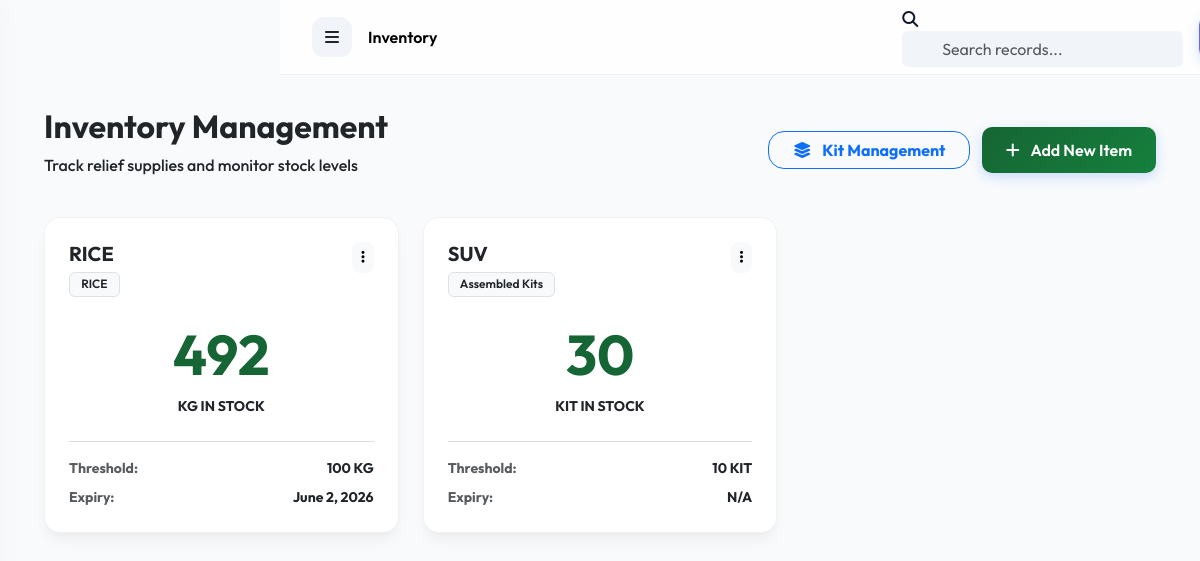
The app's page /inventory/ (signed in) with its own data.
### inventory/models.py (models this page shows, shortened)
class Item(models.Model):
    UNIT_CHOICES = (
        ('PCS', 'Pieces'),
        ('KG', 'Kilograms'),
        ('L', 'Liters'),
        ('BOX', 'Boxes'),
        ('KIT', 'Kits'),
    )
    name = models.CharField(max_length=200)
    description = models.TextField(blank=True)
    category = models.CharField(max_length=100) # e.g., Food, Medicine, Hygiene
    unit = models.CharField(max_length=10, choices=UNIT_CHOICES, default='PCS')
    stock_quantity = models.IntegerField(default=0)
    low_stock_threshold = models.IntegerField(default=10)
    expiry_date = models.DateField(null=True, blank=True)
    batch_number = models.CharField(max_length=100, null=True, blank=True)
    created_at = models.DateTimeField(auto_now_add=True)
    updated_at = models.DateTimeField(auto_now=True)
    @property
    def is_low_stock(self):
        return self.stock_quantity <= self.low_stock_threshold

### inventory/views.py (the view)
# urls.py: path('', views.ItemListView.as_view(), name='list'),
class ItemListView(LoginRequiredMixin, ListView):
    model = Item
    template_name = 'inventory/list.html'
    context_object_name = 'items'

### accounts/models.py (called while the page is built)
    def is_admin(self):
        return self.role == 'ADMIN' or self.is_superuser

### notifications/context_processors.py (called while the page is built)
def notifications_processor(request):
    if request.user.is_authenticated:
        unread_notifications = request.user.notifications.filter(is_read=False)[:5]
        unread_count = request.user.notifications.filter(is_read=False).count()
        return {
            'topbar_notifications': unread_notifications,
            'unread_notifications_count': unread_count
        }
    return {}

### templates/inventory/list.html (shortened to what this page needs)
{% extends 'base.html' %}
{% block content %}
<div class="container-fluid">
    <div class="row mb-4 align-items-center">
        <div class="col-md-6">
            <h2 class="fw-bold text-dark">Inventory Management</h2>
            <p class="text-dark fw-medium">Track relief supplies and monitor stock levels</p>
        </div>
        <div class="col-md-6 text-md-end">
            <a href="{% url 'inventory:kit_list' %}" class="btn btn-outline-primary fw-bold rounded-4 px-4 me-2">
                <i class="fas fa-layer-group me-2"></i> Kit Management
            </a>
            <a href="{% url 'inventory:add' %}" class="btn btn-primary-glass">
                <i class="fas fa-plus me-2 text-white"></i> Add New Item
            </a>
        </div>
    </div>
    <div class="row g-4">
        {% for item in items %}
        <div class="col-md-4">
            <div class="glass-card p-4 h-100">
                <div class="d-flex justify-content-between align-items-start mb-3">
                    <div>
                        <h5 class="fw-bold text-dark mb-1">
                            <a href="{% url 'inventory:detail' item.pk %}" class="text-dark text-decoration-none hover-text-primary transition-all">
                                {{ item.name }}
                            </a>
                        </h5>
                        <span class="badge bg-light text-dark border">{{ item.category }}</span>
                    </div>
                    <div class="d-flex align-items-center gap-2">
                        <div class="dropdown">
                            <button class="btn btn-sm btn-light rounded-3" data-bs-toggle="dropdown">
                                <i class="fas fa-ellipsis-v"></i>
                            </button>
                        </div>
                    </div>
                </div>
                <div class="text-center my-4">
                    <h1 class="display-4 fw-bold text-primary">{{ item.stock_quantity }}</h1>
                    <div class="text-dark small fw-bold text-uppercase">{{ item.unit }} in stock</div>
                </div>
                <div class="border-top border-secondary border-opacity-25 pt-3 mt-3">
                    <div class="d-flex justify-content-between small mb-2">
                        <span class="text-dark opacity-75 fw-bold">Threshold:</span>
                        <span class="text-dark fw-bold">{{ item.low_stock_threshold }} {{ item.unit }}</span>
                    </div>
                    <div class="d-flex justify-content-between small">
                        <span class="text-dark opacity-75 fw-bold">Expiry:</span>
                        <span class="text-dark fw-bold">{% if item.expiry_date %}{{ item.expiry_date }}{% else %}N/A{% endif %}</span>
                    </div>
                </div>
            </div>
        </div>
        {% endfor %}
    </div>
</div>
{% endblock %}

### static/css/style.css (style rules this page uses)
:root { --primary-green: #166534; --primary-blue: #1d4ed8; --primary-red: #991b1b; --primary-yellow: #eab308; --primary-gradient: linear-gradient(135deg, #166534 0%, #15803d 100%); --secondary-gradient: linear-gradient(135deg, #1d4ed8 0%, #3b82f6 100%); --accent-gradient: linear-gradient(135deg, #991b1b 0%, #dc2626 100%); --sidebar-bg: #ffffff; --dark-bg: #f8fafc; --glass-bg: rgba(255, 255, 255, 0.7); --glass-border: rgba(0, 0, 0, 0.05); --text-main: #0f172a; --text-muted: #64748b; --card-shadow: 0 10px 15px -3px rgba(0, 0, 0, 0.05), 0 4px 6px -2px rgba(0, 0, 0, 0.02); }
body { background-color: var(--dark-bg) !important; color: var(--text-main) !important; font-family: 'Outfit', sans-serif !important; margin: 0; min-height: 100vh; }
h1, h2, h3, h4, h5, h6 { color: var(--text-main) !important; font-weight: 700 !important; }
.text-primary, .bg-primary { --bs-primary-rgb: 22, 101, 52; }
.text-primary { color: var(--primary-green) !important; }
.glass-card { background: #ffffff; border: 1px solid var(--glass-border) !important; border-radius: 16px !important; box-shadow: var(--card-shadow) !important; }
.btn-primary-glass { background: var(--primary-gradient) !important; border: none !important; color: #fff !important; padding: 0.7rem 1.5rem !important; border-radius: 10px !important; font-weight: 600 !important; box-shadow: 0 4px 12px rgba(59, 130, 246, 0.25) !important; }
.badge { padding: 0.35rem 0.7rem !important; border-radius: 6px !important; font-weight: 600 !important; }

### templates/base.html (style rules this page uses)
:root { --sidebar-width: 280px; --topbar-height: 75px; --light-core: #ffffff; --body-bg: #f8fafc; }
body { background-color: var(--body-bg) !important; margin: 0; padding: 0; color: #0f172a !important; font-family: 'Outfit', sans-serif !important; }

### records on screen
Item: name "RICE", category "RICE", stock_quantity "492", unit "KG", low_stock_threshold "100", expiry_date "June 2, 2026"
Item: name "SUV", category "Assembled Kits", stock_quantity "30", unit "KIT", low_stock_threshold "10", shows "N/A"

### other values on screen
{{ request.resolver_match.app_name|title }} "Inventory"
